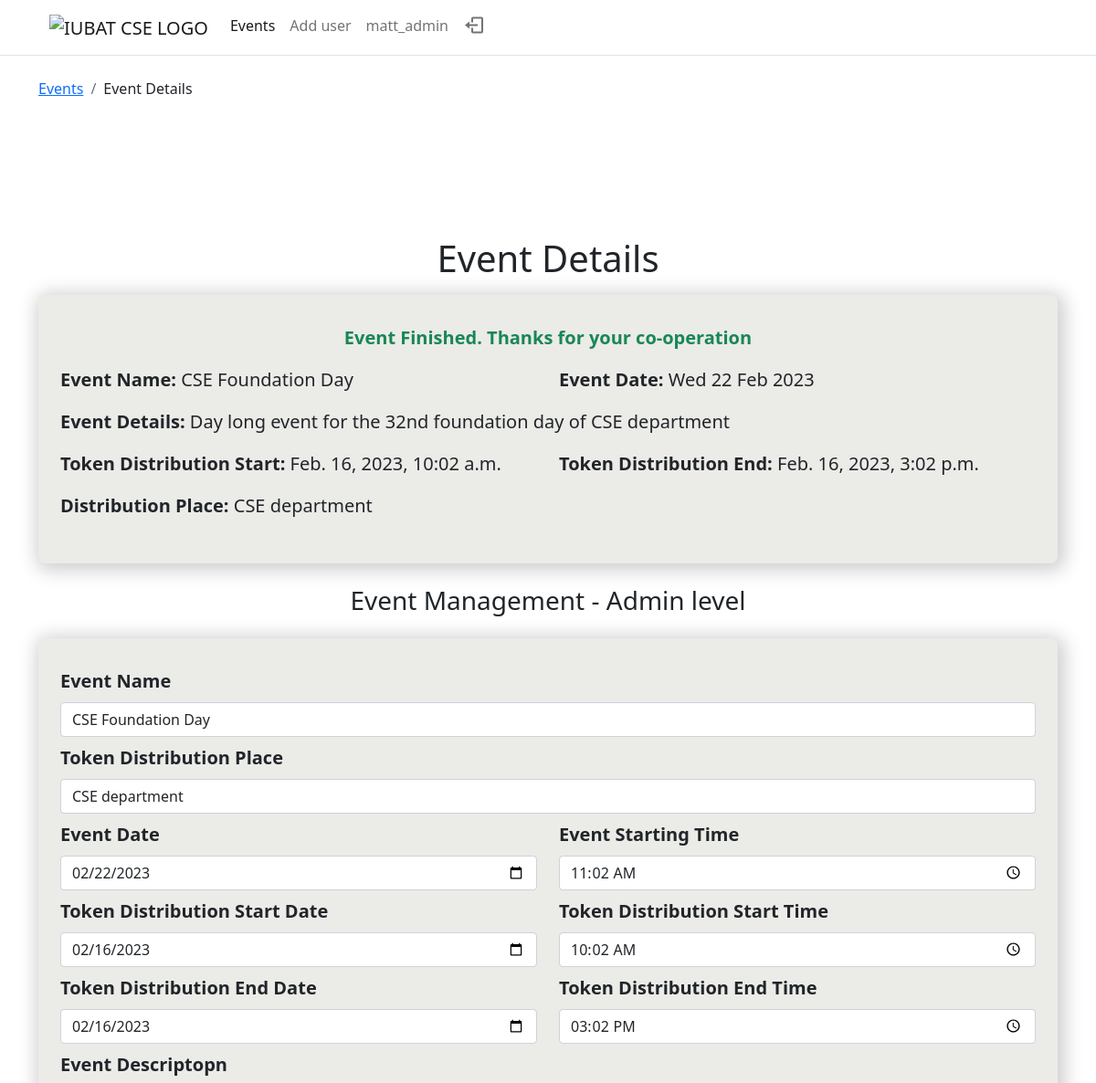
Before: /event/1 (signed in, upper part) with the older database file.
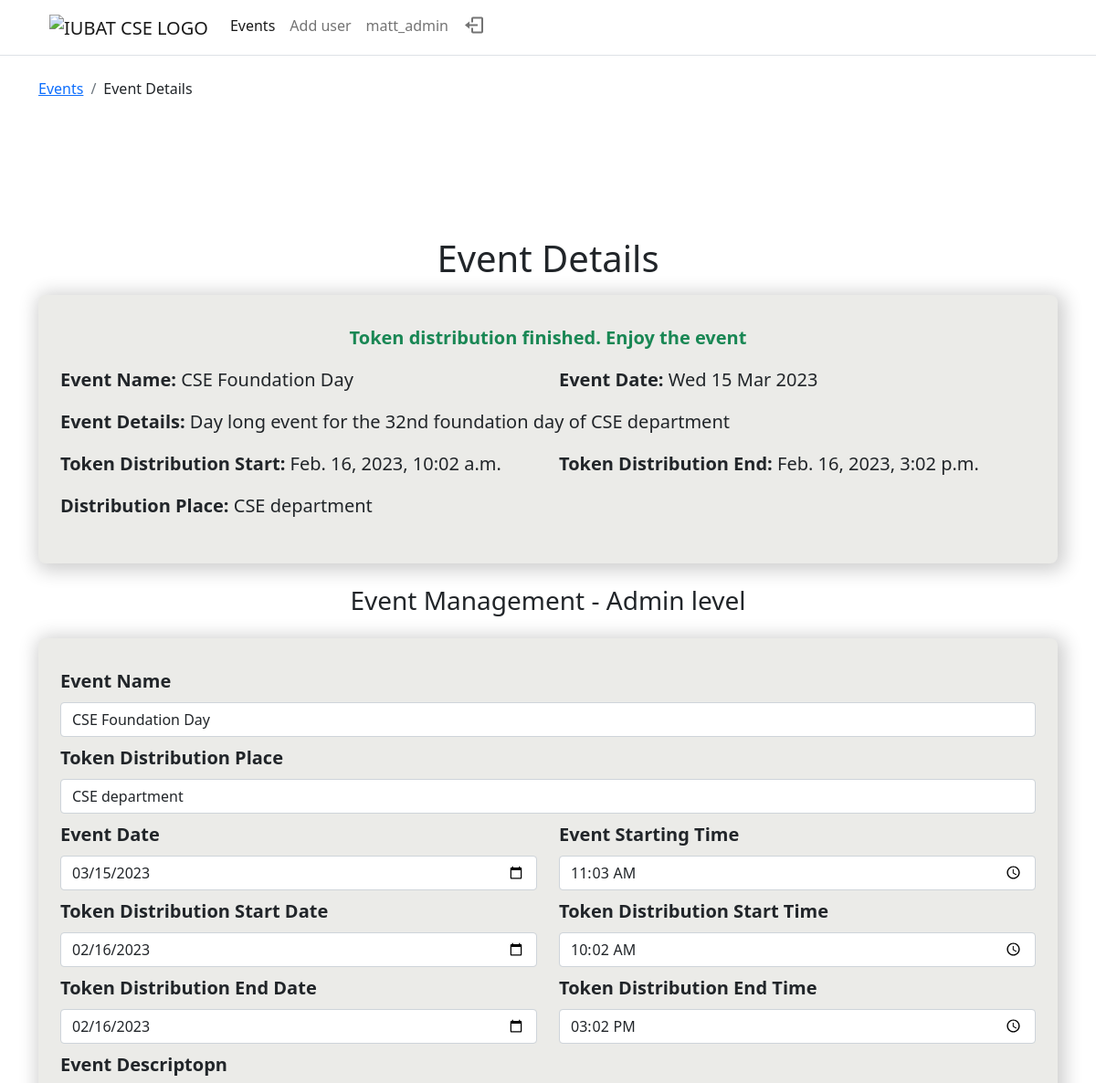
After: the same page with the newer database file.
### users/models.py (models this page shows)
class User(AbstractUser):
    phone = models.IntegerField(_("Phone"),unique=True,blank=True,null=True)
    name = models.CharField(max_length=50,null=True,blank=True)
    is_admin = models.BooleanField(default=False)
    is_executive = models.BooleanField(default=True)

### tokens/models.py (models this page shows, shortened)
class Event(models.Model):
    name = models.CharField(_("Event"),max_length=50,null=True,blank=True)
    created_date = models.DateTimeField(default=now)
    event_date = models.DateTimeField(_("Event Date"),null=True,blank=True)
    token_dist_start = models.DateTimeField(_("Token Distribution Start"),null=True,blank=True)
    token_dist_end = models.DateTimeField(_("Token Distribution End"),null=True,blank=True)
    token_usage = models.IntegerField(_("Token Usage Limit"),default=0)
    distribution_place = models.CharField(_("Distribution"),max_length=100,null=True,blank=True)
    desc = models.TextField(_("Description"),null=True,blank=True)
    @property
    def get_tokens(self):
        tokens = self.token_set.all()
        return tokens
    @property
    def get_printed_tokens(self):
        tokens = self.token_set.filter(is_printed=True)
        return tokens
    @property
    def get_activated_tokens(self):
        tokens = self.token_set.filter(is_activated=True)
        return tokens

### token_dist/views.py (the view, shortened to what this page needs)
# urls.py: path('event/<int:pk>',views.event, name="event_details"),
def event(request, pk):
    user = request.user
    event = Event.objects.get(id=pk)
    token_status = "Token distribution has not started yet. Stay Tuned"
    current_date = now()
    current_date = int(current_date.strftime('%Y%m%d%H%M'))
    end_event = event.event_date
    end_event = int(end_event.strftime('%Y%m%d%H%M'))
    if current_date > end_event:
        token_status = "Event Finished. Thanks for your co-operation"
    else:
        try:
            start_date = event.token_dist_start
            end_date = event.token_dist_end
            place = event.distribution_place
            start_date = int(start_date.strftime('%Y%m%d%H%M'))
            end_date = int(end_date.strftime('%Y%m%d%H%M'))
            if current_date >= start_date and current_date <= end_date:
                token_status = "Token distribution started. Collect the token from " + place
            elif current_date < start_date:
                pass
            elif current_date > end_date:
                token_status = "Token distribution finished. Enjoy the event"
        except:
            pass
    context = {
            "event": event,
            "token_status": token_status
        }
    if user.is_authenticated:
        if user.is_admin:
            users = User.objects.all().exclude(is_admin=True)
            epall = EventPermission.objects.filter(event=event)
            stu_list = StudentList.objects.filter(event = event).count()
            context["users"] = users
            context["epall"] = epall
            context["stu_list"] = stu_list
            return render(request, "event_admin.html", context)
    else:
        return render(request, "event.html", context)

### templates/event_admin.html (shortened to what this page needs)
{% extends 'base.html' %}
{% load static %}
{% block bc %}
<li class="breadcrumb-item active"><a href="{% url 'events' %}">Events</a></li>
<li class="breadcrumb-item">Event Details</li>
{% endblock bc %}
{% block body %}
<div class="main">
    <div class="container">
        <h1 class="title_header">Event Details</h1>
        <div class="main_body px-4">
            <div class="row text-lg-center">
                <p class="text-success fw-bold lead">{{token_status}}</p>
            </div>
            <div class="row">
                <div class="col-lg-6">
                    <p class="fw-bold lead">Event Name: <span class="lead fw-normal">{{event.name}}</span></p>
                </div>
                <div class="col-lg-6">
                    <p class="fw-bold lead">Event Date:
                        <span class="lead fw-normal">
                            {% if event.event_date is not null %}
                            {{event.event_date|date:"D d M Y"}}
                            {% else %}
                            TBD
                            {% endif %}
                        </span>
                    </p>
                </div>
            </div>
            <div class="row">
                <p class="fw-bold lead">Event Details:
                    <span class="lead fw-normal">
                        {% if event.desc is not null %}
                        {{event.desc}}
                        {% else %}
                        TBD
                        {% endif %}
                    </span>
                </p>
            </div>
            <div class="row">
                <div class="col-lg-6">
                    <p class="fw-bold lead">Token Distribution Start:
                        <span class="lead fw-normal">
                            {% if event.token_dist_start is not null %}
                            {{event.token_dist_start}}
                            {% else %}
                            TBD
                            {% endif %}
                        </span>
                    </p>
                </div>
                <div class="col-lg-6">
                    <p class="fw-bold lead">Token Distribution End:
                        <span class="lead fw-normal">
                        {% if event.token_dist_end is not null %}
                        {{event.token_dist_end}}
                        {% else %}
                        TBD
                        {% endif %}
                        </span>
                    </p>
                </div>
            </div>
            <div class="row">
                <p class="fw-bold lead">Distribution Place:
                    <span class="fw-normal lead">
                        {% if event.distribution_place is not null %}
                        {{event.distribution_place}}
                        {% else %}
                        TBD
                        {% endif %}
                    </span>
                </p>
            </div>
        </div>
        <h3 class="mt-4 text-center">Event Management - Admin level</h3>
        <div class="main_body mt-4 px-4">
            <form method="post" id="event_update_form" action="/event_update/" enctype='multipart/form-data'>
                <div class="row">
                    <div class="lead fw-normal">
                        <label for="name" class="form-label fw-bold">Event Name</label>
                        <input type="text" class="form-control" id="name" name="name" value="{{event.name}}">
                    </div>
                </div>
                <div class="row mt-2">
                    <div class="lead">
                        <label for="place" class="form-label fw-bold">Token Distribution Place</label>
                        <input type="text" class="form-control" id="place" name="place" value="{{event.distribution_place}}">
                    </div>
                </div>
                <div class="row mt-2">
                    <div class="col-md-6 lead">
                        <label for="date" class="form-label fw-bold">Event Date</label>
                        <input type="date" class="form-control" id="date" name="date" value="{{event.event_date|date:'Y-m-d'}}">
                    </div>
                    <div class="col-md-6 lead">
                        <label for="time" class="form-label fw-bold">Event Starting Time</label>
                        <input type="time" class="form-control" id="time" name="time" value="{{event.event_date|date:'H:m'}}">
                    </div>
                </div>
                <div class="row mt-2">
                    <div class="col-md-6 lead">
                        <label for="token_start_date" class="form-label fw-bold">Token Distribution Start Date</label>
                        <input type="date" class="form-control" id="token_start_date" name="token_start_date" value="{{event.token_dist_start|date:'Y-m-d'}}">
                    </div>
                    <div class="col-md-6 lead">
                        <label for="token_start_time" class="form-label fw-bold">Token Distribution Start Time</label>
                        <input type="time" class="form-control" id="token_start_time" name="token_start_time" value="{{event.token_dist_start|date:'H:m'}}">
                    </div>
                </div>
                <div class="row mt-2">
                    <div class="col-md-6 lead">
                        <label for="token_end_date" class="form-label fw-bold">Token Distribution End Date</label>
                        <input type="date" class="form-control" id="token_end_date" name="token_end_date" value="{{event.token_dist_end|date:'Y-m-d'}}">
                    </div>
                    <div class="col-md-6 lead">
                        <label for="token_end_time" class="form-label fw-bold">Token Distribution End Time</label>
                        <input type="time" class="form-control" id="token_end_time" name="token_end_time" value="{{event.token_dist_end|date:'H:m'}}">
                    </div>
                </div>
                <div class="row mt-2">
                    <div class="lead">
                        <label for="desc" class="form-label fw-bold">Event Descriptopn</label>
                    </div>
                </div>
            </form>
        </div>
    </div>
</div>
{% endblock body %}

### templates/base.html (shortened to what this page needs)
{% load static %}
<!DOCTYPE html>
<html lang="en">
<head>
    <link href='https://unpkg.com/boxicons@2.1.4/css/boxicons.min.css' rel='stylesheet'>
    <link href="https://cdn.jsdelivr.net/npm/bootstrap@5.0.2/dist/css/bootstrap.min.css" rel="stylesheet">
    <link rel="stylesheet" href="{% static 'css/style.css' %}">
</head>
<body>
    {% include 'nav.html' %}
    <nav aria-label="breadcrumb" class="container mt-4">
        <ol class="breadcrumb">
        {% block bc %}
        {% endblock bc %}
        </ol>
    </nav>
    {% block body %}{% endblock body %}
</body>
</html>

### templates/nav.html (shortened to what this page needs)
<header class="border-bottom">
    <nav class="navbar navbar-expand-lg navbar-light container">
      <div class="container-fluid d-flex justify-content-between">
        <div>
          <a class="navbar-brand" href="/">
            <img src="https://th.bing.com/th/id/R.9022450cb9bd5c25aa83792341c1d93e?rik=pyPsMUjo7%2fTeLg&riu=http%3a%2f%2fcse.iubat.edu%2fwp-content%2fuploads%2f2019%2f06%2fiubat_cse-logo.png&ehk=EDxgn3M75GwbAI3b1Fwn7FLCfXN4NLEy3HGYtpFFQO8%3d&risl=&pid=ImgRaw&r=0" alt="IUBAT CSE LOGO" width="55" height="50">
          </a>
        </div>
        <div class="collapse navbar-collapse" id="navbarTogglerDemo02">
          <ul class="navbar-nav me-auto mb-2 mb-lg-0">
            <li class="nav-item">
              <a class="nav-link active" aria-current="page" href="{% url 'events' %}">Events</a>
            </li>
            {% if request.user.is_authenticated %}
              {% if request.user.is_admin %}
                <li class="nav-item">
                  <a class="nav-link" href="{% url 'create_user' %}">Add user</a>
                </li>
              {% endif %}
              <li class="nav-item">
                <a class="nav-link" href="{% url 'dashboard' %}">{{request.user}}</a>
              </li>
            <li class="nav-item">
              <a class="nav-link" href="{% url 'logout' %}" title="Log-out"><i class='bx bx-log-out fs-4'></i></a>
            </li>
            {% else %}
            <li class="nav-item">
              <a class="nav-link" href="{% url 'login' %}">Login</a>
            </li>
            {% endif %}
          </ul>
        </div>
      </div>
    </nav>
  </header>

### static/css/style.css (style rules this page uses)
:root { --bg-color: #EBEBE8; }
h1 { text-align: center; }
.title_header { margin-bottom: 1rem; }
.main { margin-top: 150px; }
.main_body { background: var(--bg-color); padding: 2rem 0; border-radius: 0.5rem; box-shadow: 3px 3px 20px 5px rgba(0, 0, 0, 0.192); }
.row { display: flex; }

Changed rows visible on the page:
changed Event "CSE Foundation Day": event_date "Wed 22 Feb 2023" → "Wed 15 Mar 2023"; date "02/22/2023" → "03/15/2023"; time "11:02" → "11:03"
Other visible differences:
{{ token_status }}: "Event Finished. Thanks for your co-operation" → "Token distribution finished. Enjoy the event"
